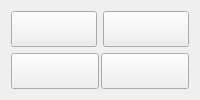
                  <widget class="QWidget" name="page_8">
                   <layout class="QVBoxLayout" name="verticalLayout_25">
                    <item>
                     <widget class="QWidget" name="widget_9" native="true">
                      <property name="styleSheet">
                       <string notr="true"/>
                      </property>
                      <layout class="QGridLayout" name="gridLayout_2">
                       <property name="leftMargin">
                        <number>0</number>
                       </property>
                       <property name="topMargin">
                        <number>0</number>
                       </property>
                       <property name="rightMargin">
                        <number>0</number>
                       </property>
                       <property name="bottomMargin">
                        <number>0</number>
                       </property>
                       <item row="0" column="0">
                        <widget class="QPushButton" name="pushButton_12">
                         <property name="sizePolicy">
                          <sizepolicy hsizetype="Preferred" vsizetype="Expanding">
                           <horstretch>0</horstretch>
                           <verstretch>0</verstretch>
                          </sizepolicy>
                         </property>
                         <property name="text">
                          <string/>
                         </property>
                         <property name="icon">
                          <iconset resource="../Utilisateur/resources.qrc">
                           <normaloff>:/icons/icons/file-text.svg</normaloff>:/icons/icons/file-text.svg</iconset>
                         </property>
                         <property name="iconSize">
                          <size>
                           <width>100</width>
                           <height>100</height>
                          </size>
                         </property>
                        </widget>
                       </item>
                       <item row="0" column="1">
                        <widget class="QPushButton" name="pushButton_13">
                         <property name="sizePolicy">
                          <sizepolicy hsizetype="Preferred" vsizetype="Expanding">
                           <horstretch>0</horstretch>
                           <verstretch>0</verstretch>
                          </sizepolicy>
                         </property>
                         <property name="text">
                          <string/>
                         </property>
                         <property name="icon">
                          <iconset resource="../Utilisateur/resources.qrc">
                           <normaloff>:/icons/icons/file-text.svg</normaloff>:/icons/icons/file-text.svg</iconset>
                         </property>
                         <property name="iconSize">
                          <size>
                           <width>100</width>
                           <height>100</height>
                          </size>
                         </property>
                        </widget>
                       </item>
                      </layout>
                     </widget>
                    </item>
                    <item>
                     <widget class="QWidget" name="widget_10" native="true">
                      <layout class="QGridLayout" name="gridLayout">
                       <property name="leftMargin">
                        <number>0</number>
                       </property>
                       <property name="topMargin">
                        <number>0</number>
                       </property>
                       <property name="rightMargin">
                        <number>0</number>
                       </property>
                       <property name="bottomMargin">
                        <number>0</number>
                       </property>
                       <property name="horizontalSpacing">
                        <number>2</number>
                       </property>
                       <property name="verticalSpacing">
                        <number>0</number>
                       </property>
                       <item row="0" column="1">
                        <widget class="QPushButton" name="pushButton_14">
                         <property name="sizePolicy">
                          <sizepolicy hsizetype="Preferred" vsizetype="Expanding">
                           <horstretch>0</horstretch>
                           <verstretch>0</verstretch>
                          </sizepolicy>
                         </property>
                         <property name="text">
                          <string/>
                         </property>
                         <property name="icon">
                          <iconset resource="../Utilisateur/resources.qrc">
                           <normaloff>:/icons/icons/user-plus.svg</normaloff>:/icons/icons/user-plus.svg</iconset>
                         </property>
                         <property name="iconSize">
                          <size>
                           <width>100</width>
                           <height>100</height>
                          </size>
                         </property>
                        </widget>
                       </item>
                       <item row="0" column="0">
                        <widget class="QPushButton" name="pushButton_11">
                         <property name="sizePolicy">
                          <sizepolicy hsizetype="Preferred" vsizetype="Expanding">
                           <horstretch>0</horstretch>
                           <verstretch>0</verstretch>
                          </sizepolicy>
                         </property>
                         <property name="text">
                          <string/>
                         </property>
                         <property name="icon">
                          <iconset resource="../Utilisateur/resources.qrc">
                           <normaloff>:/icons/icons/user-plus.svg</normaloff>:/icons/icons/user-plus.svg</iconset>
                         </property>
                         <property name="iconSize">
                          <size>
                           <width>100</width>
                           <height>100</height>
                          </size>
                         </property>
                        </widget>
                       </item>
                      </layout>
                     </widget>
                    </item>
                   </layout>
                  </widget>
